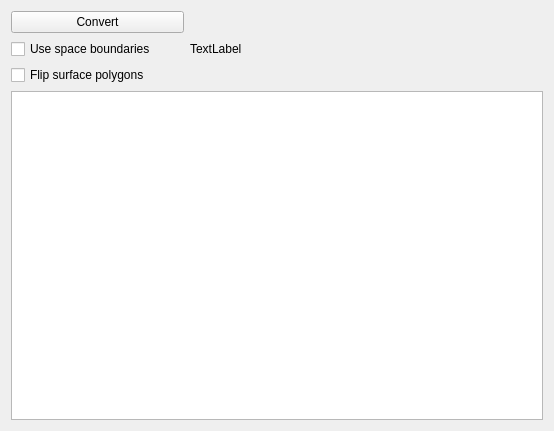
<?xml version="1.0" encoding="UTF-8"?>
<ui version="4.0">
 <class>ImportWPConvert</class>
 <widget class="QWizardPage" name="ImportWPConvert">
  <property name="geometry">
   <rect>
    <x>0</x>
    <y>0</y>
    <width>554</width>
    <height>431</height>
   </rect>
  </property>
  <property name="windowTitle">
   <string>WizardPage</string>
  </property>
  <layout class="QGridLayout" name="gridLayout" columnstretch="0,0,0">
   <item row="0" column="1" colspan="2">
    <spacer name="horizontalSpacer">
     <property name="orientation">
      <enum>Qt::Horizontal</enum>
     </property>
     <property name="sizeHint" stdset="0">
      <size>
       <width>329</width>
       <height>20</height>
      </size>
     </property>
    </spacer>
   </item>
   <item row="1" column="1" colspan="2">
    <widget class="QLabel" name="labelSBDescription">
     <property name="text">
      <string>TextLabel</string>
     </property>
    </widget>
   </item>
   <item row="0" column="0">
    <widget class="QPushButton" name="pushButtonConvert">
     <property name="text">
      <string>Convert</string>
     </property>
    </widget>
   </item>
   <item row="3" column="0" colspan="3">
    <widget class="QTextEdit" name="textEdit"/>
   </item>
   <item row="1" column="0">
    <widget class="QCheckBox" name="checkBoxUseSpaceBoundaries">
     <property name="text">
      <string>Use space boundaries</string>
     </property>
    </widget>
   </item>
   <item row="2" column="0">
    <widget class="QCheckBox" name="checkBoxFlipSurfacePolygons">
     <property name="text">
      <string>Flip surface polygons</string>
     </property>
    </widget>
   </item>
  </layout>
 </widget>
 <resources/>
 <connections/>
</ui>
